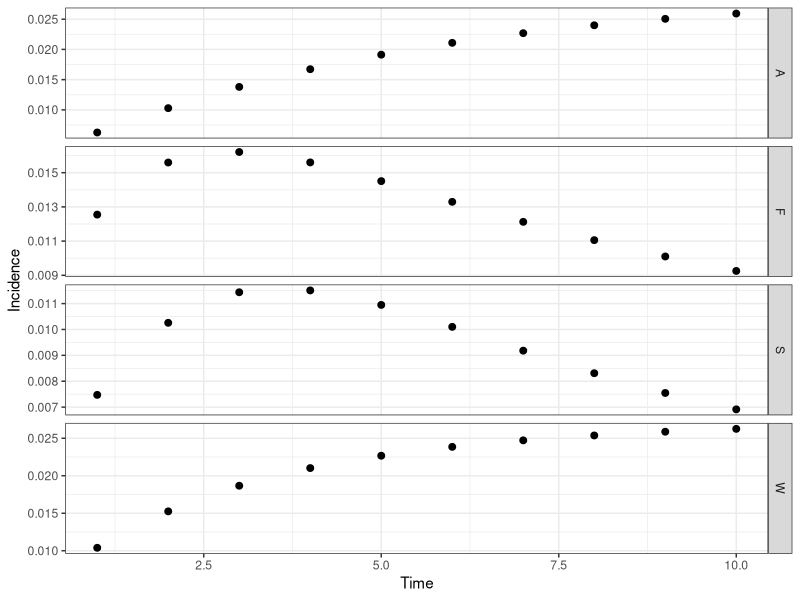

This chart was generated by the following R code:
# CF McQuaid & RMGJ Houben
# Start 21/04/2017 ---> current version 26/04/2017
# Cohort model of TB including regression and a slow stream
########################################
#         ^     ^     ^     ^          #
#      -> Q <-> S <-> C <-> Y -> M     # Q - Quiescent, S - Subclinical, C - Minimal (C+S-), Y - Disseminated (C+S+, symptomatic), M - Death (due to disease)
#     /   ^     ^                      #
#    E    |     |                      # E - Recently Infected, T - Cumulative incidence (using initial disease-free population)
#     \   v     v                      #
#      -> K <-> Z                      # K - Quiescent (slow stream), Z- Subclinical (slow stream),
#         v     v                      #
########################################
##set wd depending on who is coding/playing
setwd("C:/Users/cfmcquaid/Simulations")
#setwd("/Users/ReinHouben/Filr/ifolder/Applications (funding and jobs)/2016 - ERC starting grant/Rmodel_nathis/NatHistCoh")

#Next steps
# 1. get the prop inc disease after 5 years to 5%
###   How: play with Eq values, OR increase progression parameters
# 2. achieve 1 + start higher and sharper decrease in early years
###   How: change initial states to more realistic point, based on what prev of disease would be at screening
###   Also increase progression rates, while decreasing proportion that goes into the fast pathway

library("reshape2"); library("deSolve"); library("ggplot2"); library("plyr");
# Parameter sets: Average (), Wax (regression), Slow (slow), Full (regression, slow)
# Ax - rate from compartment A to compartment X, Omega - background mortality
paramA <- c(Eq=1.00, Qs=0.03, Qk=0.00, Kz=0.00, Kq=0.00, Sc=0.22, Sq=0.00, Sz=0.00, Zk=0.00, Zs=0.00, Cy=0.22, Cs=0.00, Ym=0.25, Yc=0.00, Omega=0)
paramW <- c(Eq=1.00, Qs=0.03, Qk=0.00, Kz=0.00, Kq=0.00, Sc=0.50, Sq=0.25, Sz=0.00, Zk=0.00, Zs=0.00, Cy=0.50, Cs=0.25, Ym=0.50, Yc=0.25, Omega=0)
paramS <- c(Eq=0.10, Qs=0.50, Qk=0.00, Kz=0.01, Kq=0.00, Sc=0.22, Sq=0.00, Sz=0.00, Zk=0.00, Zs=0.05, Cy=0.22, Cs=0.00, Ym=0.25, Yc=0.00, Omega=0)
paramF <- c(Eq=0.10, Qs=0.50, Qk=0.00, Kz=0.01, Kq=0.00, Sc=0.50, Sq=0.25, Sz=0.00, Zk=0.25, Zs=0.05, Cy=0.50, Cs=0.25, Ym=0.50, Yc=0.25, Omega=0)
# Initial states of compartments
state <- c(E=100000, Q=0, K=0, S=0, Z=0, C=0, Y=0, M=0, T=0)
# Timespan for simulation
times <- seq(0, 10, by = 1)
# Timespan for burn
timeb <- 2
# Timespan for tornado
timet <- 5
# ODE function
regr <- function(t, state, parameters){
  with(as.list(c(state, parameters)), {
   # rates of change
   dE <- - E
   dQ <- + Eq*E + Sq*S + Kq*K - (Qs + Qk + Omega)*Q
   dK <- + (1 - Eq)*E + Zk*Z + Qk*Q - (Kz + Kq + Omega)*K
   dS <- + Qs*Q + Cs*C + Zs*Z - (Sc + Sq + Sz + Omega)*S
   dZ <- + Kz*K + Sz*S - (Zk + Zs + Omega)*Z
   dC <- + Sc*S + Yc*Y - (Cs + Cy + Omega)*C
   dY <- + Cy*C -(Yc + Ym + Omega)*Y
   dM <- + Ym*Y
   dT <- + Sc*S / sum(state[1:5])
   # return the rate of change
   list(c(dE, dQ, dK, dS, dZ, dC, dY, dM, dT))
  })
}
# Burn off the first X years to establish the proportion of individuals in each compartment, removing diseased
burn <- function(tb, state, fxn, parameters){
  out <- ode(y = state, times = seq(0, tb, by = 1), func = fxn, parms = parameters)
  stateb <- c(out[tb, 2], out[tb, 3], out[tb, 4], out[tb, 5], out[tb, 6], C=0, Y=0, M=0, T=0)
  return(stateb)
}
# Calculation function
calc <- function(ts, tb, state, fxn, parameters, source){
  stateb <- burn(tb = tb, state = state, fxn = regr, parameters = parameters)
  out <- ode(y = stateb, times = ts, func = fxn, parms = parameters)
  out <- as.data.frame(out)
  # Calculating incidence
  out$inc <- parameters["Sc"]*out$S / (out$E + out$Q + out$S + out$K + out$Z)
  # Calculating incidence rate (https://en.wikipedia.org/wiki/Incidence_(epidemiology)), proportion of population that result in cases per year
  # (total # cases incl mort) / {[(C+Y)_t1-(C+Y)_t0]*(t1+t0)/2 + t1*(E+Q+S+K+Z)_t1}
  out$rate <- (out$C + out$Y + out$M) / (head(c(out$C,0) + c(out$Y,0) - c(0,out$C) - c(0,out$Y), -1)*head(c(out$time,0) - c(0,out$time), -1) / 2 + (out$E + out$Q + out$S + out$K + out$Z)*out$time)
  # Calculating point prevalence
  out$prev <- (out$C + out$Y) / (out$E + out$Q + out$S + out$K + out$Z + out$C + out$Y)
  # Removing the first data point at time zero as we only sample after a year
  out <- out[-c(1), ]
  # Formatting the data for plotting - putting into a melted data.fame, with additional columns for the source matrix
  out <- melt(out, id.vars = c("time"))
  out$source <- source
  return(out)
}
outA <- calc(ts = times, tb = timeb, state = state, fxn = regr, parameters = paramA, source = "A")
outW <- calc(ts = times, tb = timeb, state = state, fxn = regr, parameters = paramW, source = "W")
outS <- calc(ts = times, tb = timeb, state = state, fxn = regr, parameters = paramS, source = "S")
outF <- calc(ts = times, tb = timeb, state = state, fxn = regr, parameters = paramF, source = "F")
out <- rbind(outA, outW, outS, outF)
# Plot output
theme_set(theme_bw())
##all scenarios
ggplot(out[out$variable %in% c("inc"), ], aes(time, value)) + geom_point(size=2) + labs(x = "Time", y = "Incidence") + facet_grid(source ~ . , scales = "free")
##slow and slow+regression only (S+F)
out2 <- subset(out, source=='F' | source == 'S', select=time:source)  
#ggplot(out2[out2$variable %in% c("inc"), ], aes(time, value)) + geom_point(size=2) + labs(x = "Time", y = "Incidence") + facet_grid(source ~ . , scales = "free")

# Fitting parameters and state: proportion of individuals diseased after "Otime" years, using parameter set "Osource"
Osource <- "F"; Otime <- 5
Ci <- out[which(out$source == Osource & out$variable == "T" & out$time == Otime), ]
In <- out[which(out$source == Osource & out$variable == "inc" & out$time == Otime), ]
Ra <- out[which(out$source == Osource & out$variable == "rate" & out$time == Otime), ]
Pp <- out[which(out$source == Osource & out$variable == "prev" & out$time == Otime), ]

# # Tornado plot
# torn <- function(ts, tb, tt, state, fxn, parameters, source){
#   # Store data
#   data <- rbind(parameters, parameters)
#   rownames(data) <- c('+1%', '-1%')   
#   # Compare to default data set
#   out <- calc(ts = ts, tb = tb, state = state, fxn = regr, parameters = parameters, source = source)
#   def <- out[which(out$time ==tt & out$variable == "prev"),"value"]
#   for (i in 1:15){
#     # Increasing and decreasing each parameter in turn
#     parametersM = parameters; parametersL = parameters
#     parametersM[i] = parametersM[i] + 0.01*parametersM[i]; parametersL[i] = parametersL[i] - 0.01*parametersL[i]
#     outM <- calc(ts = ts, tb = tb, state = state, fxn = regr, parameters = parametersM, source = source); outL <- calc(ts = ts, tb = tb, state = state, fxn = regr, parameters = parametersL, source = source)
#     outM <- (outM[which(outM$time ==tt & outM$variable == "prev"),"value"] - def) / def; outL <- (outL[which(outL$time ==tt & outL$variable == "prev"),"value"] - def) / def
#     data[1, i] <- outM; data[2, i] <- outL
#   }
#   return(data)
# }
# data <- torn(ts = times, tb = timeb, tt = timet, state = state, fxn = regr, parameters = paramF, source ="F")
# # For plotting '%' on x-axis
# x <- seq(-0.01,0.01, length=10)
# ORD = order(abs(data[2,] - data[1,]))
# barplot(data[1,ORD], horiz = T, las=1, xlim = c(-0.01,0.01), xaxt='n', ylab = '', beside=T, col=c('black'))
# barplot(data[2,ORD], horiz = T, las=1, xlim = c(-0.01,0.01), xaxt='n', ylab = '', beside=T, col=c('white'), add = TRUE)
# axis(1, at=pretty(x), lab=paste0(pretty(x) * 100," %"), las=TRUE)
